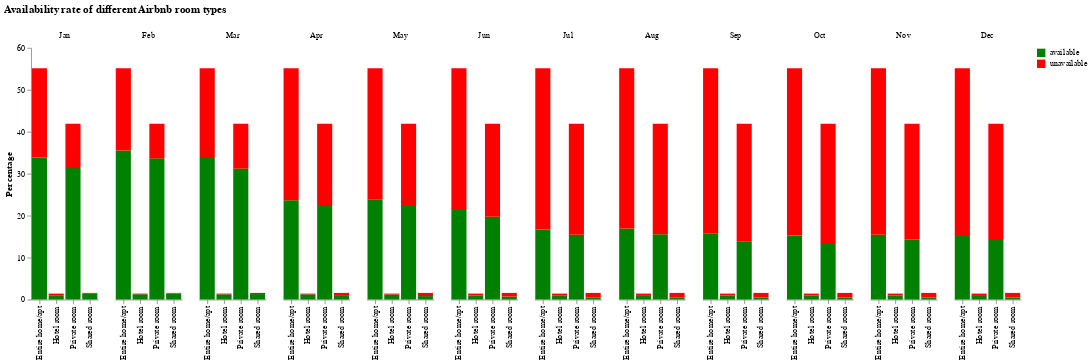

Notebook source saved alongside this figure:
### Code cell
# Change from pivot table to normal table format; add column available
def prepare_df(df, name):
    '''
    Selects all relevant columns of a given dataframe (df) for the plot and 
    replaces the values for the column available with the specified name
    We replace the name, as it is displayed in the legend of the stacked bar plot
    '''
    df = df[['month', 'room_type', 'percentage','available']]
    df['available'] = name    
    return df

# Settings for displaying the chart
months = ['Jan', 'Feb', 'Mar', 'Apr', 'May', 'Jun', 'Jul', 'Aug', 'Sep', 'Oct', 'Nov', 'Dec']
order = ['available', 'unavailable'] 

# Prepare the data 
unavailable_by_roomtype = result_1b.query("available==False")
unavailable_by_roomtype = prepare_df(unavailable_by_roomtype, 'unavailable')

available_by_roomtype = result_1b.query("available==True")
available_by_roomtype = prepare_df(available_by_roomtype, 'available')

# Join the two dataframes for the stack
df = pd.concat([available_by_roomtype, unavailable_by_roomtype]) 
# Convert values from month column to month name
df['month'] = df['month'].apply(lambda x: calendar.month_abbr[x]) 


# Make the stacked bar plot
chart = alt.Chart(df, title=['Availability rate of different Airbnb room types', '   ']).mark_bar().encode(

    # Use room type as x-axis 
    x=alt.X('room_type:N', title=None),

    # Use percentage as y-axis 
    y=alt.Y('sum(percentage):Q',
        axis=alt.Axis(
            grid=False,
            title='Percentage')),

    # Use month as the set of columns to be represented in each group
    column=alt.Column('month:N',  title=None, sort=months),

    # Set the colours 
    color=alt.Color('available:N', sort=order, 
            scale=alt.Scale(
                # make it look pretty with an enjoyable color pallet
                range=['green', 'red']
            ), title =None, 
        ), 
    # Determine the order for displaying (we want available on the bottom)
    order="order:Q" 
    )

#Configure the chart and display it
chart.configure_view(strokeOpacity=0)

### Figure 1 — Vega-Lite specification as saved in the notebook (floating-point values rounded to 4 significant figures)
{"config": {"view": {"continuousWidth": 400, "continuousHeight": 300, "strokeOpacity": 0}}, "data": {"name": "data-87a767c5200e1ff4d91272ac9baabc52"}, "mark": "bar", "encoding": {"color": {"type": "nominal", "field": "available", "scale": {"range": ["green", "red"]}, "sort": ["available", "unavailable"], "title": null}, "column": {"type": "nominal", "field": "month", "sort": ["Jan", "Feb", "Mar", "Apr", "May", "Jun", "Jul", "Aug", "Sep", "Oct", "Nov", "Dec"], "title": null}, "order": {"type": "quantitative", "field": "order"}, "x": {"type": "nominal", "field": "room_type", "title": null}, "y": {"type": "quantitative", "aggregate": "sum", "axis": {"grid": false, "title": "Percentage"}, "field": "percentage"}}, "title": ["Availability rate of different Airbnb room types", "   "], "$schema": "https://vega.github.io/schema/vega-lite/v4.8.1.json", "datasets": {"data-87a767c5200e1ff4d91272ac9baabc52": [{"month": "Jan", "room_type": "Entire home/apt", "percentage": 33.86, "available": "available"}, {"month": "Jan", "room_type": "Hotel room", "percentage": 0.8979, "available": "available"}, {"month": "Jan", "room_type": "Private room", "percentage": 31.32, "available": "available"}, {"month": "Jan", "room_type": "Shared room", "percentage": 1.372, "available": "available"}, {"month": "Feb", "room_type": "Entire home/apt", "percentage": 35.5, "available": "available"}, {"month": "Feb", "room_type": "Hotel room", "percentage": 1.255, "available": "available"}, {"month": "Feb", "room_type": "Private room", "percentage": 33.65, "available": "available"}, {"month": "Feb", "room_type": "Shared room", "percentage": 1.431, "available": "available"}, {"month": "Mar", "room_type": "Entire home/apt", "percentage": 33.71, "available": "available"}, {"month": "Mar", "room_type": "Hotel room", "percentage": 1.24, "available": "available"}, {"month": "Mar", "room_type": "Private room", "percentage": 31.21, "available": "available"}, {"month": "Mar", "room_type": "Shared room", "percentage": 1.309, "available": "available"}, {"month": "Apr", "room_type": "Entire home/apt", "percentage": 23.68, "available": "available"}, {"month": "Apr", "room_type": "Hotel room", "percentage": 1.226, "available": "available"}, {"month": "Apr", "room_type": "Private room", "percentage": 22.56, "available": "available"}, {"month": "Apr", "room_type": "Shared room", "percentage": 0.8665, "available": "available"}, {"month": "May", "room_type": "Entire home/apt", "percentage": 23.88, "available": "available"}, {"month": "May", "room_type": "Hotel room", "percentage": 1.167, "available": "available"}, {"month": "May", "room_type": "Private room", "percentage": 22.28, "available": "available"}, {"month": "May", "room_type": "Shared room", "percentage": 0.823, "available": "available"}, {"month": "Jun", "room_type": "Entire home/apt", "percentage": 21.56, "available": "available"}, {"month": "Jun", "room_type": "Hotel room", "percentage": 0.9808, "available": "available"}, {"month": "Jun", "room_type": "Private room", "percentage": 19.72, "available": "available"}, {"month": "Jun", "room_type": "Shared room", "percentage": 0.7188, "available": "available"}, {"month": "Jul", "room_type": "Entire home/apt", "percentage": 16.71, "available": "available"}, {"month": "Jul", "room_type": "Hotel room", "percentage": 1.011, "available": "available"}, {"month": "Jul", "room_type": "Private room", "percentage": 15.44, "available": "available"}, {"month": "Jul", "room_type": "Shared room", "percentage": 0.4498, "available": "available"}, {"month": "Aug", "room_type": "Entire home/apt", "percentage": 16.96, "available": "available"}, {"month": "Aug", "room_type": "Hotel room", "percentage": 1.048, "available": "available"}, {"month": "Aug", "room_type": "Private room", "percentage": 15.56, "available": "available"}, {"month": "Aug", "room_type": "Shared room", "percentage": 0.4498, "available": "available"}, {"month": "Sep", "room_type": "Entire home/apt", "percentage": 15.81, "available": "available"}, {"month": "Sep", "room_type": "Hotel room", "percentage": 0.9528, "available": "available"}, {"month": "Sep", "room_type": "Private room", "percentage": 13.79, "available": "available"}, {"month": "Sep", "room_type": "Shared room", "percentage": 0.4801, "available": "available"}, {"month": "Oct", "room_type": "Entire home/apt", "percentage": 15.26, "available": "available"}, {"month": "Oct", "room_type": "Hotel room", "percentage": 0.9898, "available": "available"}, {"month": "Oct", "room_type": "Private room", "percentage": 13.24, "available": "available"}, {"month": "Oct", "room_type": "Shared room", "percentage": 0.4801, "available": "available"}, {"month": "Nov", "room_type": "Entire home/apt", "percentage": 15.41, "available": "available"}, {"month": "Nov", "room_type": "Hotel room", "percentage": 0.9258, "available": "available"}, {"month": "Nov", "room_type": "Private room", "percentage": 14.36, "available": "available"}, {"month": "Nov", "room_type": "Shared room", "percentage": 0.4802, "available": "available"}, {"month": "Dec", "room_type": "Entire home/apt", "percentage": 15.38, "available": "available"}, {"month": "Dec", "room_type": "Hotel room", "percentage": 0.8577, "available": "available"}, {"month": "Dec", "room_type": "Private room", "percentage": 14.22, "available": "available"}, {"month": "Dec", "room_type": "Shared room", "percentage": 0.4802, "available": "available"}, {"month": "Jan", "room_type": "Entire home/apt", "percentage": 21.25, "available": "unavailable"}, {"month": "Jan", "room_type": "Hotel room", "percentage": 0.5127, "available": "unavailable"}, {"month": "Jan", "room_type": "Private room", "percentage": 10.58, "available": "unavailable"}, {"month": "Jan", "room_type": "Shared room", "percentage": 0.2032, "available": "unavailable"}, {"month": "Feb", "room_type": "Entire home/apt", "percentage": 19.6, "available": "unavailable"}, {"month": "Feb", "room_type": "Hotel room", "percentage": 0.1555, "available": "unavailable"}, {"month": "Feb", "room_type": "Private room", "percentage": 8.251, "available": "unavailable"}, {"month": "Feb", "room_type": "Shared room", "percentage": 0.1443, "available": "unavailable"}, {"month": "Mar", "room_type": "Entire home/apt", "percentage": 21.4, "available": "unavailable"}, {"month": "Mar", "room_type": "Hotel room", "percentage": 0.1705, "available": "unavailable"}, {"month": "Mar", "room_type": "Private room", "percentage": 10.7, "available": "unavailable"}, {"month": "Mar", "room_type": "Shared room", "percentage": 0.2666, "available": "unavailable"}, {"month": "Apr", "room_type": "Entire home/apt", "percentage": 31.43, "available": "unavailable"}, {"month": "Apr", "room_type": "Hotel room", "percentage": 0.1846, "available": "unavailable"}, {"month": "Apr", "room_type": "Private room", "percentage": 19.34, "available": "unavailable"}, {"month": "Apr", "room_type": "Shared room", "percentage": 0.7091, "available": "unavailable"}, {"month": "May", "room_type": "Entire home/apt", "percentage": 31.23, "available": "unavailable"}, {"month": "May", "room_type": "Hotel room", "percentage": 0.2434, "available": "unavailable"}, {"month": "May", "room_type": "Private room", "percentage": 19.62, "available": "unavailable"}, {"month": "May", "room_type": "Shared room", "percentage": 0.7526, "available": "unavailable"}, {"month": "Jun", "room_type": "Entire home/apt", "percentage": 33.55, "available": "unavailable"}, {"month": "Jun", "room_type": "Hotel room", "percentage": 0.4298, "available": "unavailable"}, {"month": "Jun", "room_type": "Private room", "percentage": 22.19, "available": "unavailable"}, {"month": "Jun", "room_type": "Shared room", "percentage": 0.8569, "available": "unavailable"}, {"month": "Jul", "room_type": "Entire home/apt", "percentage": 38.4, "available": "unavailable"}, {"month": "Jul", "room_type": "Hotel room", "percentage": 0.3999, "available": "unavailable"}, {"month": "Jul", "room_type": "Private room", "percentage": 26.47, "available": "unavailable"}, {"month": "Jul", "room_type": "Shared room", "percentage": 1.126, "available": "unavailable"}, {"month": "Aug", "room_type": "Entire home/apt", "percentage": 38.15, "available": "unavailable"}, {"month": "Aug", "room_type": "Hotel room", "percentage": 0.3627, "available": "unavailable"}, {"month": "Aug", "room_type": "Private room", "percentage": 26.35, "available": "unavailable"}, {"month": "Aug", "room_type": "Shared room", "percentage": 1.126, "available": "unavailable"}, {"month": "Sep", "room_type": "Entire home/apt", "percentage": 39.3, "available": "unavailable"}, {"month": "Sep", "room_type": "Hotel room", "percentage": 0.4578, "available": "unavailable"}, {"month": "Sep", "room_type": "Private room", "percentage": 28.11, "available": "unavailable"}, {"month": "Sep", "room_type": "Shared room", "percentage": 1.096, "available": "unavailable"}, {"month": "Oct", "room_type": "Entire home/apt", "percentage": 39.85, "available": "unavailable"}, {"month": "Oct", "room_type": "Hotel room", "percentage": 0.4208, "available": "unavailable"}, {"month": "Oct", "room_type": "Private room", "percentage": 28.66, "available": "unavailable"}, {"month": "Oct", "room_type": "Shared room", "percentage": 1.096, "available": "unavailable"}, {"month": "Nov", "room_type": "Entire home/apt", "percentage": 39.7, "available": "unavailable"}, {"month": "Nov", "room_type": "Hotel room", "percentage": 0.4848, "available": "unavailable"}, {"month": "Nov", "room_type": "Private room", "percentage": 27.54, "available": "unavailable"}, {"month": "Nov", "room_type": "Shared room", "percentage": 1.095, "available": "unavailable"}, {"month": "Dec", "room_type": "Entire home/apt", "percentage": 39.72, "available": "unavailable"}, {"month": "Dec", "room_type": "Hotel room", "percentage": 0.5528, "available": "unavailable"}, {"month": "Dec", "room_type": "Private room", "percentage": 27.69, "available": "unavailable"}, {"month": "Dec", "room_type": "Shared room", "percentage": 1.095, "available": "unavailable"}]}}
